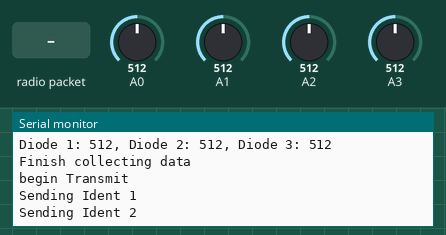
This sketch was run on a simulated Arduino Uno, built with avr-gcc and run on an emulated ATmega328P. Parts: the last lines printed to the serial monitor. Inputs (shaded band) come from the test bench; at power-on: A0 = 512, A1 = 512, A2 = 512, A3 = 512. Random numbers use the default seed unless the sketch sets one; EEPROM starts erased; no radio packets arrive unless stated.

Above: at 7.2 s.
7.3 s: radio packet "d" arrives
At 9.1 s:
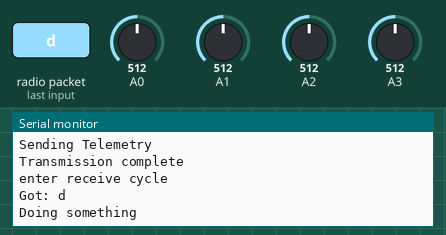
9.4 s: radio packet "1" arrives
At 10.2 s:
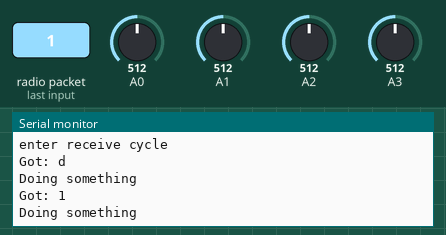
13.9 s: A0 set to 716
At 18.7 s:
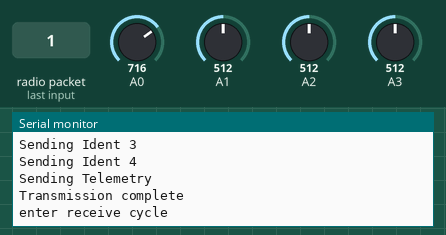
Timing chart, 0 to 20.2 s (numbered marks = the images above; inputs shaded):
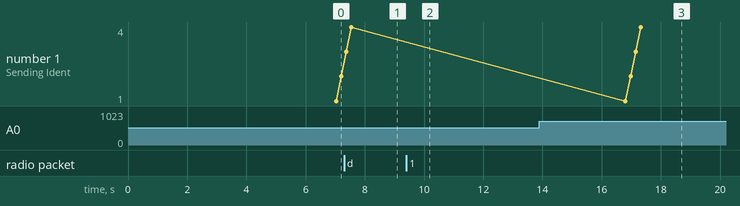

Measured:
- after the input at 7.3 s, the serial monitor: prints a new line after 0.70 s (image 1)
- after the input at 9.4 s, the serial monitor: prints a new line at once (image 2)
- after the input at 13.9 s, the serial monitor: prints a new line after 2.4 s (image 3)

The sketch:

Beacon_Transmitter_Short.ino
```cpp
/*
 * Beacon_Transmitter - Ground Station testing - Shortened Cycles
 *
 * This program is designed to carry out the Shortened software cycle for the Satellite Beacon for Ground
 * testing purposes. The software cycle comprises of five phases...
 *
 * 1) Initialisation/Launch - At launch the radio and microcontroller intitialises once power is applied and the both are
 * put to sleep for 5 seconds (for testing purposes), with the shutdown after launch time being 30-45 minutes for
 * actual space operations
 * 2) Data collection - The microcontroller does a series of commands such as check voltage, poll light sensing diodes etc.
 * to simulate the collection of satellite telemetry data.
 * 3) Data Transmission - 5 packets of data are transmitted. The first four packets contain the satellite address (packet number,23,AF,23,AF)
 * and the fifth packet containing 50 Bytes of random data representing the satellite telemetry data.
 * 4) Receive mode - The satellite radio enters receive mode for 5 seconds where it could accept a command
 * 5) Low power idle mode - The satellite enters a low power mode for 2 seconds where the radio is turned off and the
 * microcontroller is set to idle
 *
 * Author:  Travis McKee
 * Date:    09 Jun 2020
 *
 */

#include <SPI.h>
#include <RH_RF95.h>
#include <LowPower.h>
#include <EEPROM.h>

// for use with the Arduino Pro mini on the red PCB or Breadboard (Space Beacon) and the Arduino Uno (ground receiving station)
#define RFM95_CS 10
#define RFM95_RST 4
#define RFM95_INT 2 //This is the interrupt for the TXDone/RXDone signal from the LoRa module
#define RX_TIME 5000 //This sets how long the receive phase is for the beacon cycle

// Set the Transmit/Receive frequency
#define RF95_FREQ 437.0

// Singleton instance of the radio driver
RH_RF95 rf95(RFM95_CS, RFM95_INT);

int satBatVoltage = 0;
int solarPanelVoltage = 0;
int photoDiode1 = 0;
int photoDiode2 = 0;
int photoDiode3 = 0;

char radiopacket[50];
uint8_t satTelemetry[50];
uint8_t satAddress[5] = {0,35,175,35,175};
boolean launched = false;

void setup()
{
  Serial.begin(115200);

  Serial.println("Initialisation Begins");
  pinMode(RFM95_RST, OUTPUT);
  digitalWrite(RFM95_RST, HIGH);

  // manual reset
  digitalWrite(RFM95_RST, LOW);
  delay(10);
  digitalWrite(RFM95_RST, HIGH);
  delay(10);

  EEPROM.write(0,0); //This uses the EEPROM to store if the satellite has just been launched (0) or if it is in orbit (1)

  while (!rf95.init()) {
    Serial.println("LoRa radio init failed");
    Serial.println("Uncomment '#define SERIAL_DEBUG' in RH_RF95.cpp for detailed debug info");
    while (1);
  }
  Serial.println("LoRa radio init OK!");

    if (!rf95.setFrequency(RF95_FREQ)) {
    Serial.println("setFrequency failed");
    while (1);
  }
  Serial.print("Set Freq to: "); Serial.println(RF95_FREQ);

  rf95.setTxPower(15, false);

  //Defaults after init are 437.0MHz, 15dBm, Bw = 125 kHz, Cr = 4/5, Sf = 128chips/symbol, CRC on
  //Changing the default modem settings to one of the RadioHead default settings
  while(!rf95.setModemConfig(2))
  {
    Serial.println("LoRa radio modem settings change failed");
  }
  //Setting 0 (Bw125Cr45Sf128) - Bw = 125 kHz, Cr = 4/5, Sf = 128chips/symbol, CRC on. Default medium range
  //Setting 1 (Bw500Cr45Sf128) - Bw = 500 kHz, Cr = 4/5, Sf = 128chips/symbol, CRC on. Fast+short range.
  //Setting 2 (Bw31_25Cr48Sf512 ) - Bw = 31.25 kHz, Cr = 4/8, Sf = 512chips/symbol, CRC on. Slow+long range.
  //Setting 3 (Bw125Cr48Sf4096) - Bw = 125 kHz, Cr = 4/8, Sf = 4096chips/symbol, CRC on. Slow+long range.

  Serial.println("Initialisation finished");
}


void loop()
{
  if (EEPROM.read(0) == 0)// This only occurs when the satellite first launches from the satellite
  {
    Serial.println("satellite launches");
    launch(); //shuts down microcontroller for 4 seconds to represent 45 minutes after launch
    EEPROM.update(0,1); //updates that the satellite has been launched only after the launch cycle is complete
    Serial.begin(115200);
    delay(100);
    satTelemetry[0] = 1;
    for (int i = 1; i< sizeof(satTelemetry); i++) //fills the telemetry packet with random data for testing purposes
    {
      satTelemetry[i] = random(255);
    }
  }
  Serial.begin(115200);
  delay(50);

  Serial.println("Begin collecting data");
  delay(10);
  collectData(); //collecting data - battery checks, check light sensing diode, current check
  Serial.println("Finish collecting data");

  Serial.println("begin Transmit");
  delay(10);
  transmit(); //transmit 4 identification packets followed by the telemetry packet
  Serial.println("Transmission complete");


  Serial.println("enter receive cycle");
  delay(10);
  receive(); //places the LoRa into recevve mode so it can receive a control command
  Serial.println("finish receive cycle");

  delay(10);
  Serial.println("enter idle cycle");
  delay(10);
  idleBeacon(); //enters a variable lenght low power mode to conserve electrical power
  Serial.println("finish idle cycle");

}

void launch() //This function is for when the satellite 1st launches
{ //if this cycle completes then the EEPROM variable is set to true and it will not be called again if power is disconnected
  rf95.sleep(); //places the radio into sleep mode to prevent radio transmissions
  Serial.flush();
  delay(100);
  for (int i = 0; i < 5; i++)
  {
    LowPower.powerSave(SLEEP_1S, ADC_OFF, BOD_OFF, TIMER2_OFF);
    // the first part "SLEEP_1S" can also be changed to SLEEP_2S, SLEEP_4S or SLEEP_8S for 2, 4 or 8 seconds
  }
  delay(100);
  rf95.setModeIdle(); // returns the radio to idle mode ready for the next cycle which is data collection and transmit
  delay(100);
}

void transmit()
{
  for (int i=1; i<5; i++)
  {
  Serial.print("Sending Ident "); Serial.println(i);
  satAddress[0]=i; //this is the unique identifier for each identification radio packet, sequential count from 1 to 4
  rf95.send((uint8_t *)satAddress, 5); //send 5 Bytes of data (8 bit unsigned integer)
  delay(10);
  rf95.waitPacketSent(); //waits for the transmission to complete
  delay(100);
  }

  delay(100);
  Serial.println("Sending Telemetry ");
  rf95.send((uint8_t *)satTelemetry, 50);
  delay(10);
  rf95.waitPacketSent();
  satTelemetry[0] = satTelemetry[0]+1; //Increases the first byte of the telemetry packet by 1 for testing purposes
  delay(100);
}

void receive()
{
  unsigned long timeStamp = millis();
  delay(10);
  do
  {
    if (rf95.available()) //this acts on the interrupt on pin 2 (DIO0 from the LoRa module)
    {
      uint8_t buf[RH_RF95_MAX_MESSAGE_LEN];
      uint8_t len = sizeof(buf);

      if (rf95.recv(buf, &len)) //this is where the beacon collects data and functions can be written dependant on RX'ed command
      {
        Serial.print("Got: ");
        Serial.println((char*)buf);
        Serial.println("Doing something");
      }
      else
      {
        Serial.println("Receive failed");
      }
    }
  } while (millis() < timeStamp + RX_TIME); //while the elapsed time is less than the RX_TIME
}

void idleBeacon()
{
  rf95.sleep();
  delay(100);
  for (int i = 0; i < 2; i++) //powers down beacon for 2 seconds
  {
    //these are the other options available for the power down phase of the beacon software cycle
    //LowPower.powerSave(SLEEP_1S, ADC_OFF, BOD_OFF, TIMER2_OFF);
    LowPower.idle(SLEEP_1S, ADC_OFF,TIMER2_OFF, TIMER1_OFF, TIMER0_OFF, SPI_OFF, USART0_OFF, TWI_OFF);
    //LowPower.powerStandby(SLEEP_1S, ADC_OFF, BOD_OFF);

  }
  delay(100);
  rf95.setModeIdle();
}

void collectData()
{
  // The following are a series of commands that were used during the VIVA presentation and were
  // kept in the code so that something happens during the collect data phase and the current
  // consumption can be measured and approximated for normal beacon operation. This phase can be
  // filled with functions that collect data from other satellite systems.
  digitalWrite(2,HIGH); //power for light sensing diodes
  delay(1000);

  int batRead=0;
  for(int i = 0;i<50;i++)
  {
  batRead = batRead + analogRead(A3);
  }
  satBatVoltage = batRead/50;
  Serial.print("Battery voltage is: "); Serial.println(satBatVoltage);

  solarPanelVoltage =  solarPanelVoltage+1;
  if ( solarPanelVoltage == 100)
  {
     solarPanelVoltage = 0;
  }
  Serial.print("Solar Panel Voltage: ");
  Serial.println(solarPanelVoltage);

  int diode1=0;
  int diode2=0;
  int diode3=0;
  for (int j=0;j<50;j++)
  {
  diode1 = diode1 + analogRead(A0);
  diode2 = diode2 + analogRead(A1);
  diode3 = diode3 + analogRead(A2);
  }
  photoDiode1 = diode1/50;
  photoDiode2 = diode2/50;
  photoDiode3 = diode3/50;

    Serial.print("Diode 1: ");
  Serial.print(photoDiode1);
    Serial.print(", Diode 2: ");
  Serial.print(photoDiode2);
    Serial.print(", Diode 3: ");
  Serial.println(photoDiode3);
  digitalWrite(2,LOW);
  delay(500);
}
```
